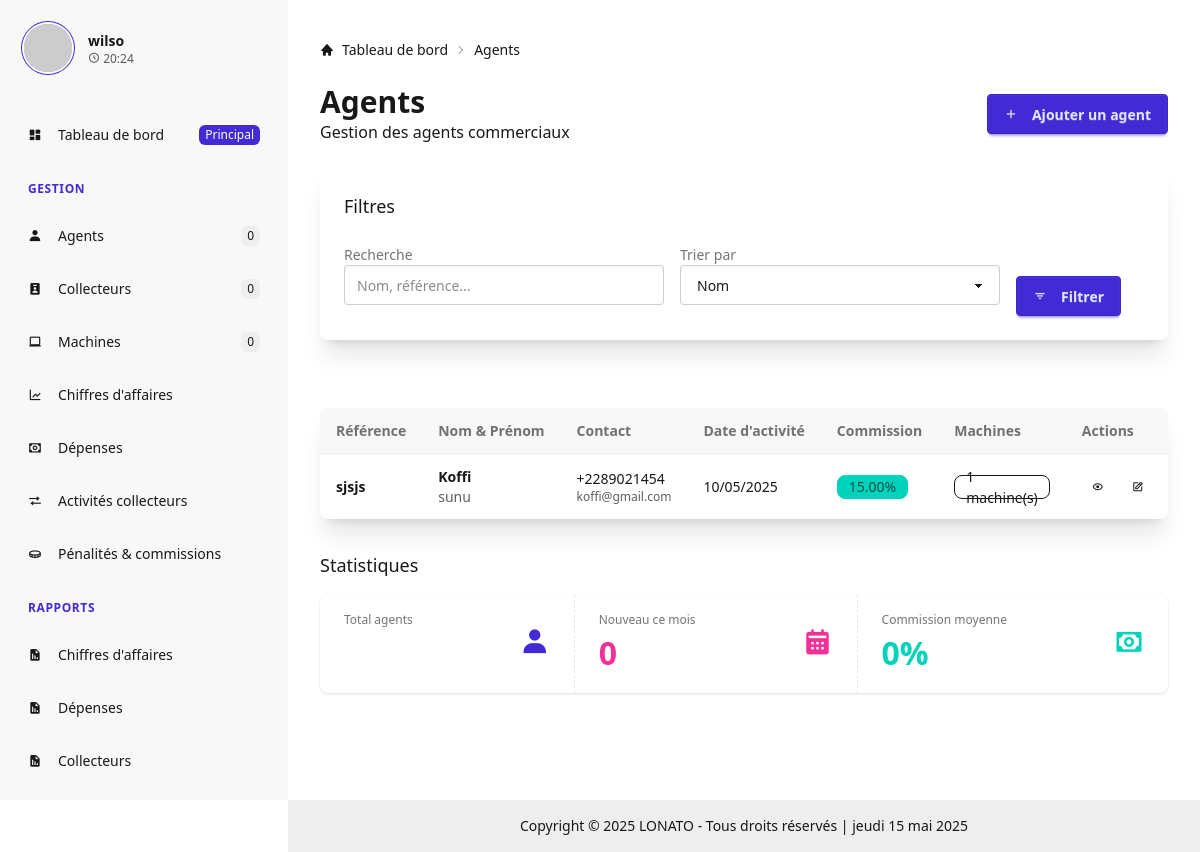
The app's page /agents/ (signed in) with its own data.
### gestloto/models.py (models this page shows, shortened)
class Agent(models.Model):
    nom_agent = models.CharField(max_length=100)
    prenom_agent = models.CharField(max_length=100)
    reference_agent = models.CharField(max_length=50, unique=True)
    num_tel_agent = models.CharField(max_length=20)
    email_agent = models.EmailField(blank=True)
    date_debut_activites = models.DateField(default=timezone.now)
    pourcentage_commission = models.DecimalField(
        max_digits=5,
        decimal_places=2,
        validators=[MinValueValidator(0), MaxValueValidator(100)],
        help_text="Pourcentage de commission pour l'agent"
    )
    autres_details = models.TextField(blank=True)
    class Meta:
        verbose_name = "Agent"
        verbose_name_plural = "Agents"

### gestloto/views/agents.py (the view)
# urls.py: path('agents/', agent_list, name='agent_list'),
@login_required
def agent_list(request):
    agents = Agent.objects.all().order_by('nom_agent')
    return render(request, 'gestloto/agents/list.html', {'agents': agents})

### gestloto/templates/gestloto/agents/list.html (shortened to what this page needs)
{% extends 'base.html' %}
{% block breadcrumb_items %}
<li><a href="#">Agents</a></li>
{% endblock %}
{% block page_title %}Agents{% endblock %}
{% block page_subtitle %}Gestion des agents commerciaux{% endblock %}
{% block page_actions %}
<a href="{% url 'agent_create' %}" class="btn btn-primary">
    <i class="bx bx-plus mr-2"></i> Ajouter un agent
</a>
{% endblock %}
{% block content %}
<div class="card bg-base-100 shadow-xl mb-6">
    <div class="card-body">
        <h3 class="text-lg font-medium mb-4">Filtres</h3>
        <form hx-get="{% url 'agent_list' %}" hx-target="#agent-list" hx-swap="innerHTML" hx-indicator="#loading" class="flex flex-wrap gap-4">
            <div class="form-control w-full max-w-xs">
                <label class="label">
                    <span class="label-text">Recherche</span>
                </label>
                <input type="text" name="q" placeholder="Nom, référence..." class="input input-bordered"
                       hx-trigger="keyup changed delay:500ms"
                       hx-get="{% url 'agent_list' %}"
                       hx-target="#agent-list"
                       hx-include="closest form" />
            </div>
            <div class="form-control w-full max-w-xs">
                <label class="label">
                    <span class="label-text">Trier par</span>
                </label>
                <select name="sort" class="select select-bordered" hx-get="{% url 'agent_list' %}" hx-target="#agent-list" hx-indicator="#loading">
                    <option value="nom">Nom</option>
                </select>
            </div>
            <div class="form-control mt-8">
                <button type="submit" class="btn btn-primary">
                    <i class="bx bx-filter mr-2"></i> Filtrer
                </button>
            </div>
        </form>
    </div>
</div>
<div id="agent-list">
    <div class="card bg-base-100 shadow-xl overflow-hidden">
        <div class="overflow-x-auto">
            <table class="table table-zebra w-full">
                <thead>
                    <tr>
                        <th class="bg-base-200">Référence</th>
                        <th class="bg-base-200">Nom & Prénom</th>
                        <th class="bg-base-200">Contact</th>
                        <th class="bg-base-200">Date d'activité</th>
                        <th class="bg-base-200">Commission</th>
                        <th class="bg-base-200">Machines</th>
                        <th class="bg-base-200">Actions</th>
                    </tr>
                </thead>
                <tbody>
                    {% for agent in agents %}
                    <tr>
                        <td>
                            <div class="font-bold">{{ agent.reference_agent }}</div>
                        </td>
                        <td>
                            <div class="font-bold">{{ agent.nom_agent }}</div>
                            <div class="text-sm opacity-70">{{ agent.prenom_agent }}</div>
                        </td>
                        <td>
                            <div class="flex flex-col">
                                <span>{{ agent.num_tel_agent }}</span>
                                <span class="text-xs opacity-70">{{ agent.email_agent|default:"" }}</span>
                            </div>
                        </td>
                        <td>{{ agent.date_debut_activites|date:"d/m/Y" }}</td>
                        <td>
                            <div class="badge badge-accent">{{ agent.pourcentage_commission }}%</div>
                        </td>
                        <td>
                            <div class="badge badge-outline">{{ agent.machines.count }} machine(s)</div>
                        </td>
                        <td>
                            <div class="flex gap-2">
                                <a href="{% url 'agent_detail' agent.id %}" class="btn btn-sm btn-circle btn-ghost tooltip" data-tip="Détails">
                                    <i class="bx bx-show"></i>
                                </a>
                                <a href="{% url 'agent_update' agent.id %}" class="btn btn-sm btn-circle btn-ghost tooltip" data-tip="Modifier">
                                    <i class="bx bx-edit"></i>
                                </a>
                                <button class="btn btn-sm btn-circle btn-ghost text-error tooltip" data-tip="Supprimer"
                                        hx-get="{% url 'agent_delete' agent.id %}"
                                        hx-target="#modal"
                                        hx-swap="innerHTML">
                                </button>
                            </div>
                        </td>
                    </tr>
                    {% endfor %}
                </tbody>
            </table>
        </div>
    </div>
</div>
<div class="mt-8">
    <h3 class="text-lg font-medium mb-4">Statistiques</h3>
    <div class="stats shadow bg-base-100 w-full">
        <div class="stat">
            <div class="stat-figure text-primary">
                <i class="bx bxs-user text-3xl"></i>
            </div>
            <div class="stat-title">Total agents</div>
            <div class="stat-value text-primary">{{ agents.paginator.count }}</div>
        </div>
        <div class="stat">
            <div class="stat-figure text-secondary">
                <i class="bx bxs-calendar text-3xl"></i>
            </div>
            <div class="stat-title">Nouveau ce mois</div>
            <div class="stat-value text-secondary">{{ nouveaux_agents|default:0 }}</div>
        </div>
        <div class="stat">
            <div class="stat-figure text-accent">
                <i class="bx bx-money text-3xl"></i>
            </div>
            <div class="stat-title">Commission moyenne</div>
            <div class="stat-value text-accent">{{ commission_moyenne|default:0 }}%</div>
        </div>
    </div>
</div>
{% endblock %}

### templates/base.html (shortened to what this page needs)
<!DOCTYPE html>
<html lang="fr" data-theme="light">
  <head>
    {% load static %}
    <link rel="stylesheet" href="{% static 'css/output.css' %}" />
    <link
      rel="stylesheet"
      href="https://cdn.jsdelivr.net/npm/boxicons@latest/css/boxicons.min.css"
    />
  </head>
  <body hx-boost="true" class="bg-base-100">
    {% if user.is_authenticated %}
    <div class="drawer lg:drawer-open">
      <div class="drawer-content flex flex-col">
        <main class="p-4 md:p-6 lg:p-8 min-h-screen">
          {% block breadcrumbs %}
          <div class="text-sm breadcrumbs mb-4">
            <ul>
              <li>
                <a href="{% url 'dashboard' %}"
                  ><i class="bx bxs-home"></i> Tableau de bord</a
                >
              </li>
              {% block breadcrumb_items %}{% endblock %}
            </ul>
          </div>
          {% endblock %}
          <div class="mb-6">
            <div
              class="flex flex-col md:flex-row md:items-center md:justify-between"
            >
              <div>
                <h1 class="text-2xl md:text-3xl font-bold">
                  {% block page_title %}{% endblock %}
                </h1>
                {% block page_subtitle %}{% endblock %}</p>
              </div>
              <div class="mt-4 md:mt-0">
                {% block page_actions %}{% endblock %}
              </div>
            </div>
          </div>
          <div class="animate-fade-in">{% block content %}{% endblock %}</div>
        </main>
        <footer class="footer footer-center p-4 bg-base-300 text-base-content">
          <div>
            <p>
              Copyright © {% now "Y" %} LONATO - Tous droits réservés |
              <span class="current-date"></span>
            </p>
          </div>
        </footer>
      </div>
      <div class="drawer-side z-30">
        <div class="menu p-4 w-72 min-h-full bg-base-200 text-base-content">
          <div class="flex items-center mb-8 p-2">
            <div class="avatar mr-4">
              <div
                class="w-12 rounded-full ring ring-primary ring-offset-base-100 ring-offset-2"
              >
                <img
                  src="https://ui-avatars.com/api/?name={{ user.first_name }}+{{ user.last_name }}&background=1c64f2&color=fff"
                  alt="{{ user.username }}"
                />
              </div>
            </div>
            <div>
              <p class="font-bold">
                {{ user.get_full_name|default:user.username }}
              </p>
              <p class="text-xs opacity-70">
                <i class="bx bx-time-five"></i> {% now "H:i" %}
              </p>
            </div>
          </div>
          <ul class="space-y-2">
            <li>
              <a
                href="{% url 'dashboard' %}"
                class="{% if request.resolver_match.url_name == 'dashboard' %}active{% endif %} flex items-center p-3 rounded-lg"
              >
                <i class="bx bxs-dashboard mr-2"></i>
                <span>Tableau de bord</span>
                <span
                  class="ml-auto text-xs bg-primary text-white px-1.5 py-0.5 rounded-md"
                  >Principal</span
                >
              </a>
            </li>
            <li class="menu-title pt-4">
              <span
                class="font-semibold uppercase tracking-wider text-xs text-primary"
                >Gestion</span
              >
            </li>
            <li>
              <a
                href="{% url 'agent_list' %}"
                class="{% if 'agent' in request.resolver_match.url_name %}active{% endif %} flex items-center p-3 rounded-lg"
              >
                <i class="bx bxs-user mr-2"></i>
                <span>Agents</span>
                <span
                  class="ml-auto text-xs bg-base-300 px-1.5 py-0.5 rounded-md"
                  >{{ stats.total_agents|default:'0' }}</span
                >
              </a>
            </li>
            <li>
              <a
                href="{% url 'collecteur_list' %}"
                class="{% if 'collecteur' in request.resolver_match.url_name %}active{% endif %} flex items-center p-3 rounded-lg"
              >
                <i class="bx bxs-user-badge mr-2"></i>
                <span>Collecteurs</span>
                <span
                  class="ml-auto text-xs bg-base-300 px-1.5 py-0.5 rounded-md"
                  >{{ stats.total_collecteurs|default:'0' }}</span
                >
              </a>
            </li>
            <li>
              <a
                href="{% url 'machine_list' %}"
                class="{% if 'machine' in request.resolver_match.url_name %}active{% endif %} flex items-center p-3 rounded-lg"
              >
                <i class="bx bx-laptop mr-2"></i>
                <span>Machines</span>
                <span
                  class="ml-auto text-xs bg-base-300 px-1.5 py-0.5 rounded-md"
                  >{{ stats.total_machines|default:'0' }}</span
                >
              </a>
            </li>
            <li>
              <a
                href="{% url 'chiffre_affaire_list' %}"
                class="{% if 'chiffre_affaire' in request.resolver_match.url_name %}active{% endif %} flex items-center p-3 rounded-lg"
              >
                <i class="bx bx-line-chart mr-2"></i>
                <span>Chiffres d'affaires</span>
              </a>
            </li>
            <li>
              <a
                href="{% url 'depense_list' %}"
                class="{% if 'depense' in request.resolver_match.url_name %}active{% endif %} flex items-center p-3 rounded-lg"
              >
                <i class="bx bx-money mr-2"></i>
                <span>Dépenses</span>
              </a>
            </li>
            <li>
              <a
                href="{% url 'activite_collecteur_list' %}"
                class="{% if 'activite_collecteur' in request.resolver_match.url_name %}active{% endif %} flex items-center p-3 rounded-lg"
              >
                <i class="bx bx-transfer mr-2"></i>
                <span>Activités collecteurs</span>
              </a>
            </li>
            <li>
              <a
                href="{% url 'penalite_commission_list' %}"
                class="{% if 'penalite_commission' in request.resolver_match.url_name %}active{% endif %} flex items-center p-3 rounded-lg"
              >
                <i class="bx bx-coin mr-2"></i>
                <span>Pénalités & commissions</span>
              </a>
            </li>
            <li class="menu-title pt-4">
              <span
                class="font-semibold uppercase tracking-wider text-xs text-primary"
                >Rapports</span
              >
            </li>
            <li>
              <a
                href="{% url 'rapport_chiffre_affaire' %}"
                class="{% if request.resolver_match.url_name == 'rapport_chiffre_affaire' %}active{% endif %} flex items-center p-3 rounded-lg"
              >
                <i class="bx bxs-report mr-2"></i>
                <span>Chiffres d'affaires</span>
              </a>
            </li>
            <li>
              <a
                href="{% url 'rapport_depense' %}"
                class="{% if request.resolver_match.url_name == 'rapport_depense' %}active{% endif %} flex items-center p-3 rounded-lg"
              >
                <i class="bx bxs-report mr-2"></i>
                <span>Dépenses</span>
              </a>
            </li>
            <li>
              <a
                href="{% url 'rapport_collecteur' %}"
                class="{% if request.resolver_match.url_name == 'rapport_collecteur' %}active{% endif %} flex items-center p-3 rounded-lg"
              >
                <i class="bx bxs-report mr-2"></i>
                <span>Collecteurs</span>
              </a>
            </li>
            <li>
              <a
                href="{% url 'rapport_agent' %}"
                class="{% if request.resolver_match.url_name == 'rapport_agent' %}active{% endif %} flex items-center p-3 rounded-lg"
              >
              </a>
            </li>
          </ul>
        </div>
      </div>
    </div>
    {% else %}
    <main class="min-h-screen">{% block auth_content %}{% endblock %}</main>
    {% endif %}
  </body>
</html>

### records on screen
Agent: reference_agent "sjsjs", nom_agent "Koffi", prenom_agent "sunu", num_tel_agent "+2289021454", email_agent "koffi@gmail.com", date_debut_activites "10/05/2025", pourcentage_commission "15.00", machines.count "1"

### other values on screen
{{ nouveaux_agents|default:0 }} "0"
{{ commission_moyenne|default:0 }} "0"
{{ user.get_full_name|default:user.username }} "wilso"
{{ stats.total_agents|default:'0' }} "0"
{{ stats.total_collecteurs|default:'0' }} "0"
{{ stats.total_machines|default:'0' }} "0"
